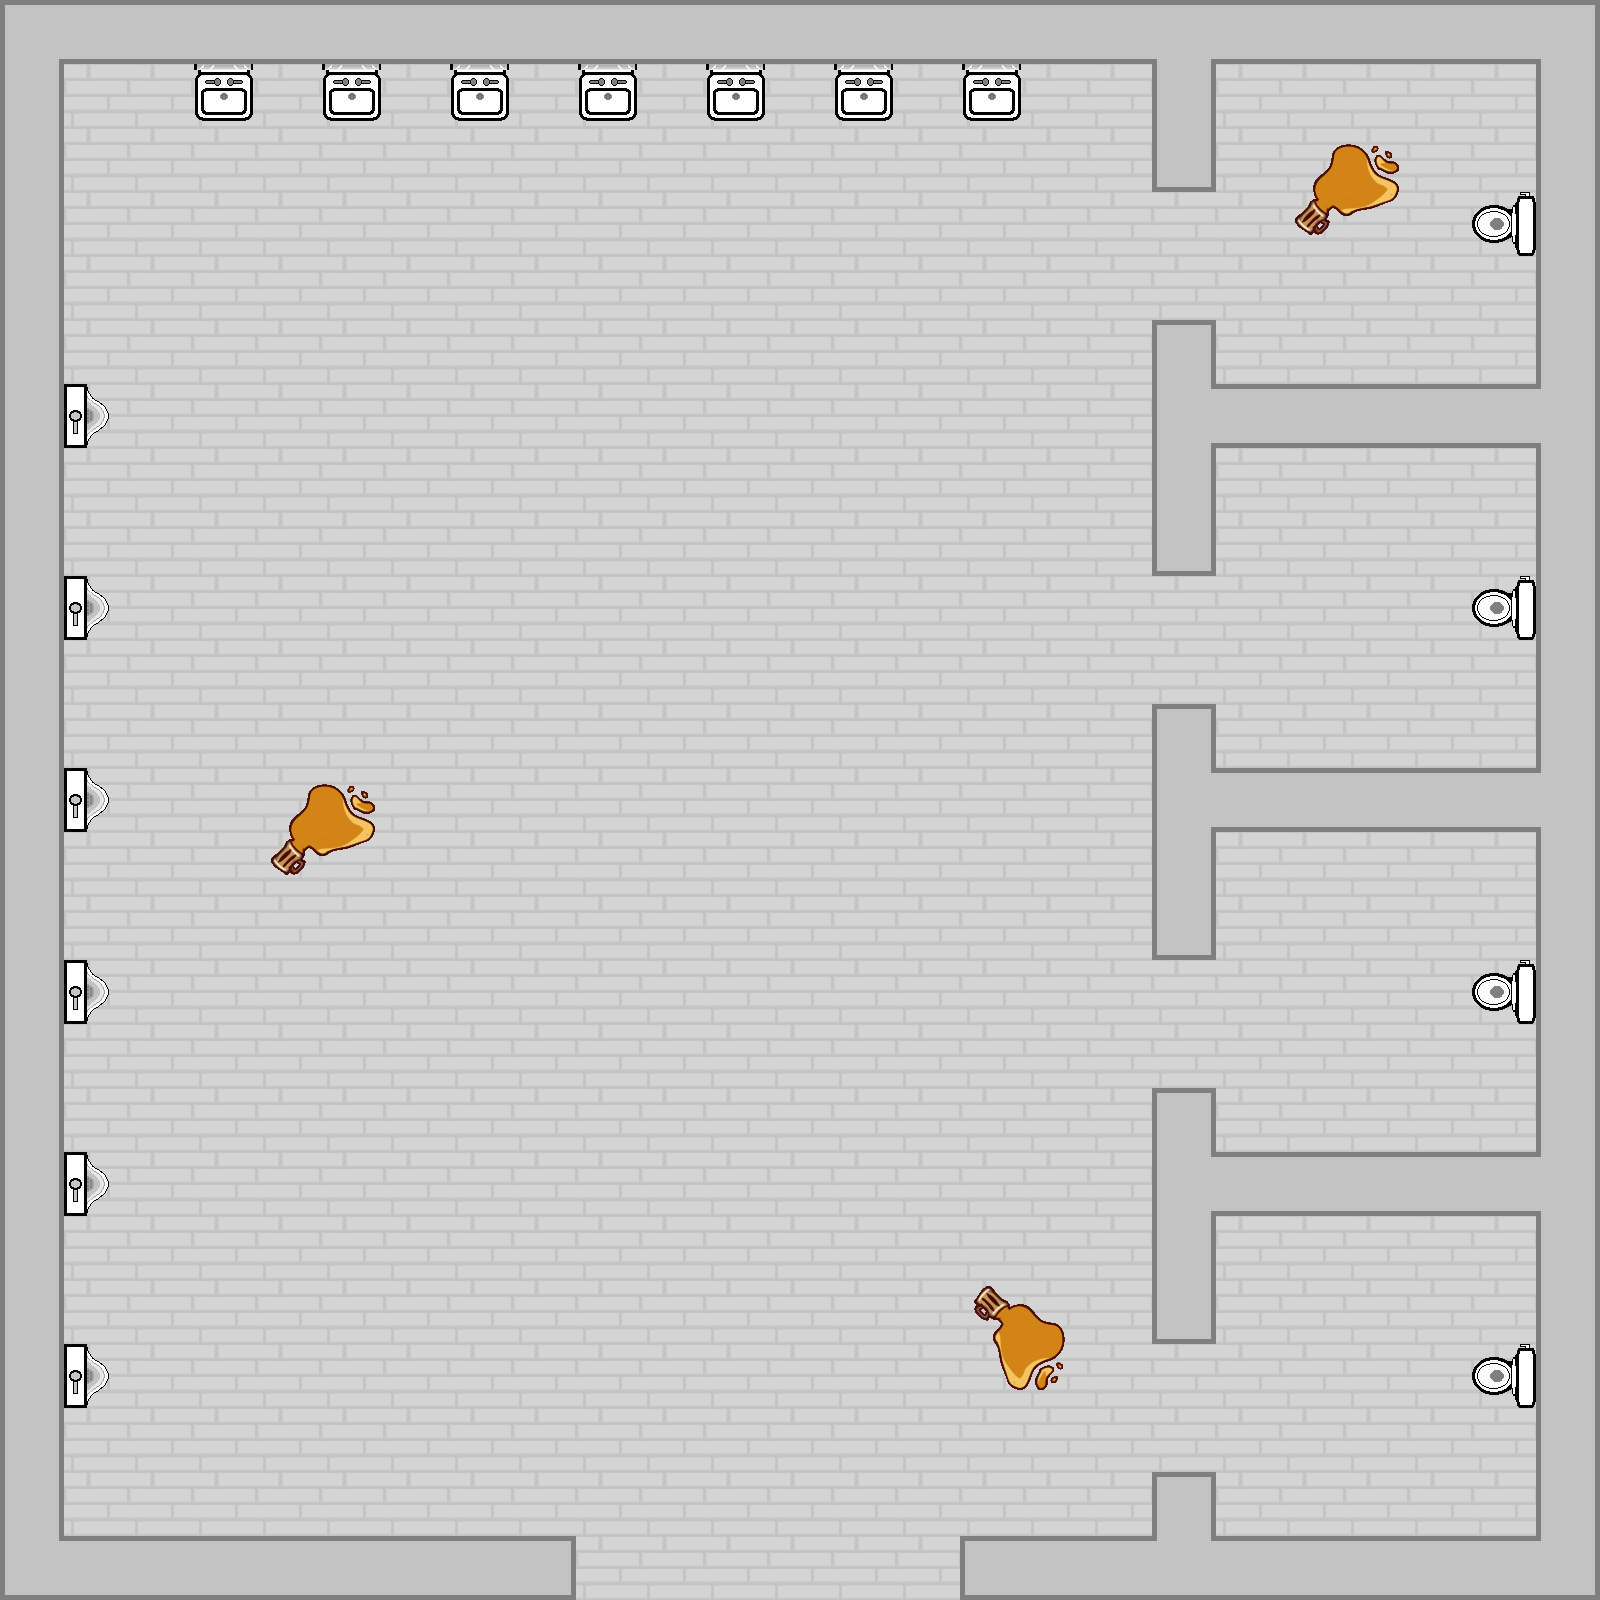

Below is a game level as drawn by its tile map, then a one-line description and the .tmx that defines it (tile-layer data replaced by summaries):
An orthogonal 25x25 tile map with 64x64 px tiles, 2 tile layers (Tile Layer 1, Tile Layer 2), 28 tilesets and 22 objects.

<map version="1.0" orientation="orthogonal" renderorder="right-down" width="25" height="25" tilewidth="64" tileheight="64" nextobjectid="1">
 <tileset firstgid="1" name="floor2" tilewidth="64" tileheight="64" tilecount="1">
  <image source="floor2.png" width="64" height="64" />
  <tile id="0">
   <objectgroup draworder="index" />
  </tile>
 </tileset>
 <tileset firstgid="2" name="newWall2" tilewidth="64" tileheight="64" tilecount="1">
  <image source="newWall2.png" width="64" height="64" />
  <tile id="0">
   <objectgroup draworder="index">
    <object id="0" x="0" y="0" width="64" height="64" />
   </objectgroup>
  </tile>
 </tileset>
 <tileset firstgid="3" name="newWall" tilewidth="64" tileheight="64" tilecount="1">
  <image source="newWall.png" width="64" height="64" />
  <tile id="0">
   <objectgroup draworder="index">
    <object id="0" x="0" y="0" width="64" height="64" />
   </objectgroup>
  </tile>
 </tileset>
 <tileset firstgid="4" name="urinal2" tilewidth="64" tileheight="64" tilecount="1">
  <image source="urinal2.png" width="64" height="64" />
  <tile id="0">
   <objectgroup draworder="index">
    <object id="0" x="0" y="0">
     <polyline points="0,0 16,0 48,32 16,64 0,64 0,0" />
    </object>
   </objectgroup>
  </tile>
 </tileset>
 <tileset firstgid="5" name="floorBlock" tilewidth="64" tileheight="64" tilecount="1">
  <image source="floor2.png" width="64" height="64" />
  <tile id="0">
   <objectgroup draworder="index">
    <object id="0" x="0" y="0" width="64" height="64" />
   </objectgroup>
  </tile>
 </tileset>
 <tileset firstgid="6" name="Toilet3" tilewidth="64" tileheight="64" tilecount="1">
  <image source="Toilet3.png" width="64" height="64" />
 </tileset>
 <tileset firstgid="7" name="Toilet3" tilewidth="64" tileheight="64" tilecount="1">
  <image source="Toilet3.png" width="64" height="64" />
  <tile id="0">
   <objectgroup draworder="index">
    <object id="0" x="64" y="0">
     <polyline points="0,0 -16,0 -16,16 -64,16 -64,48 -16,48 -16,64 0,64 0,0" />
    </object>
   </objectgroup>
  </tile>
 </tileset>
 <tileset firstgid="8" name="Sink" tilewidth="64" tileheight="64" tilecount="1">
  <image source="Sink.png" width="64" height="64" />
  <tile id="0">
   <objectgroup draworder="index">
    <object id="0" x="0" y="0" width="64" height="48" />
   </objectgroup>
  </tile>
 </tileset>
 <tileset firstgid="9" name="beerFloor3" tilewidth="128" tileheight="128" tilecount="1">
  <image source="beerFloor3.png" width="128" height="128" />
 </tileset>
 <tileset firstgid="10" name="beerFloor4" tilewidth="128" tileheight="128" tilecount="1">
  <image source="beerFloor4.png" width="128" height="128" />
 </tileset>
 <tileset firstgid="11" name="floor3" tilewidth="64" tileheight="64" tilecount="1">
  <image source="floor3.png" width="64" height="64" />
 </tileset>
 <tileset firstgid="12" name="floor4" tilewidth="64" tileheight="64" tilecount="1">
  <image source="floor3.png" width="64" height="64" />
  <tile id="0">
   <objectgroup draworder="index">
    <object id="0" x="0" y="0" width="64" height="64" />
   </objectgroup>
  </tile>
 </tileset>
 <tileset firstgid="13" name="BWall" tilewidth="64" tileheight="64" tilecount="1">
  <image source="BWall.png" width="64" height="64" />
  <tile id="0">
   <objectgroup draworder="index">
    <object id="0" x="0" y="0" width="64" height="64" />
   </objectgroup>
  </tile>
 </tileset>
 <tileset firstgid="14" name="BWall2" tilewidth="64" tileheight="64" tilecount="1">
  <image source="BWall2.png" width="64" height="64" />
  <tile id="0">
   <objectgroup draworder="index">
    <object id="0" x="0" y="0" width="64" height="64" />
   </objectgroup>
  </tile>
 </tileset>
 <tileset firstgid="15" name="Bwall3" tilewidth="64" tileheight="64" tilecount="1">
  <image source="Bwall3.png" width="64" height="64" />
  <tile id="0">
   <objectgroup draworder="index">
    <object id="0" x="64" y="0" height="64" />
    <object id="0" x="0" y="0" width="64" height="64" />
   </objectgroup>
  </tile>
 </tileset>
 <tileset firstgid="16" name="Bwall4" tilewidth="64" tileheight="64" tilecount="1">
  <image source="Bwall4.png" width="64" height="64" />
  <tile id="0">
   <objectgroup draworder="index">
    <object id="0" x="0" y="0" width="64" height="64" />
   </objectgroup>
  </tile>
 </tileset>
 <tileset firstgid="17" name="Bwall5" tilewidth="64" tileheight="64" tilecount="1">
  <image source="Bwall5.png" width="64" height="64" />
  <tile id="0">
   <objectgroup draworder="index">
    <object id="0" x="0" y="0" width="64" height="64" />
   </objectgroup>
  </tile>
 </tileset>
 <tileset firstgid="18" name="BWall6" tilewidth="64" tileheight="64" tilecount="1">
  <image source="BWall6.png" width="64" height="64" />
  <tile id="0">
   <objectgroup draworder="index">
    <object id="0" x="0" y="0" width="64" height="64" />
   </objectgroup>
  </tile>
 </tileset>
 <tileset firstgid="19" name="BWall9" tilewidth="64" tileheight="64" tilecount="1">
  <image source="BWall9.png" width="64" height="64" />
  <tile id="0">
   <objectgroup draworder="index">
    <object id="0" x="0" y="0" width="64" height="64" />
   </objectgroup>
  </tile>
 </tileset>
 <tileset firstgid="20" name="BWall10" tilewidth="64" tileheight="64" tilecount="1">
  <image source="BWall10.png" width="64" height="64" />
  <tile id="0">
   <objectgroup draworder="index">
    <object id="0" x="0" y="0" width="64" height="64" />
   </objectgroup>
  </tile>
 </tileset>
 <tileset firstgid="21" name="Bwall7" tilewidth="64" tileheight="64" tilecount="1">
  <image source="Bwall7.png" width="64" height="64" />
  <tile id="0">
   <objectgroup draworder="index">
    <object id="0" x="0" y="0" width="64" height="64" />
   </objectgroup>
  </tile>
 </tileset>
 <tileset firstgid="22" name="Bwall8" tilewidth="64" tileheight="64" tilecount="1">
  <image source="Bwall8.png" width="64" height="64" />
  <tile id="0">
   <objectgroup draworder="index">
    <object id="0" x="0" y="0" width="64" height="64" />
   </objectgroup>
  </tile>
 </tileset>
 <tileset firstgid="23" name="Bwall12" tilewidth="64" tileheight="64" tilecount="1">
  <image source="Bwall12.png" width="64" height="64" />
  <tile id="0">
   <objectgroup draworder="index">
    <object id="0" x="0" y="0" width="64" height="64" />
   </objectgroup>
  </tile>
 </tileset>
 <tileset firstgid="24" name="BWall13" tilewidth="64" tileheight="64" tilecount="1">
  <image source="BWall13.png" width="64" height="64" />
  <tile id="0">
   <objectgroup draworder="index">
    <object id="0" x="0" y="0" width="64" height="64" />
   </objectgroup>
  </tile>
 </tileset>
 <tileset firstgid="25" name="BWall11" tilewidth="64" tileheight="64" tilecount="1">
  <image source="BWall11.png" width="64" height="64" />
  <tile id="0">
   <objectgroup draworder="index">
    <object id="0" x="0" y="0" width="64" height="64" />
   </objectgroup>
  </tile>
 </tileset>
 <tileset firstgid="26" name="BWall14" tilewidth="64" tileheight="64" tilecount="1">
  <image source="BWall14.png" width="64" height="64" />
  <tile id="0">
   <objectgroup draworder="index">
    <object id="0" x="0" y="0" width="64" height="64" />
   </objectgroup>
  </tile>
 </tileset>
 <tileset firstgid="27" name="beerTile" tilewidth="128" tileheight="128" tilecount="1">
  <image source="beerTile.png" width="128" height="128" />
 </tileset>
 <tileset firstgid="28" name="beerTile2" tilewidth="128" tileheight="128" tilecount="1">
  <image source="beerTile2.png" width="128" height="128" />
 </tileset>
 <layer name="Tile Layer 1" width="25" height="25">
  <data>[625 cells, 625 non-empty, 16 distinct tile ids]</data>
 </layer>
 <layer name="Tile Layer 2" width="25" height="25">
  <data>[625 cells, 20 non-empty, 5 distinct tile ids]</data>
 </layer>
</map>
